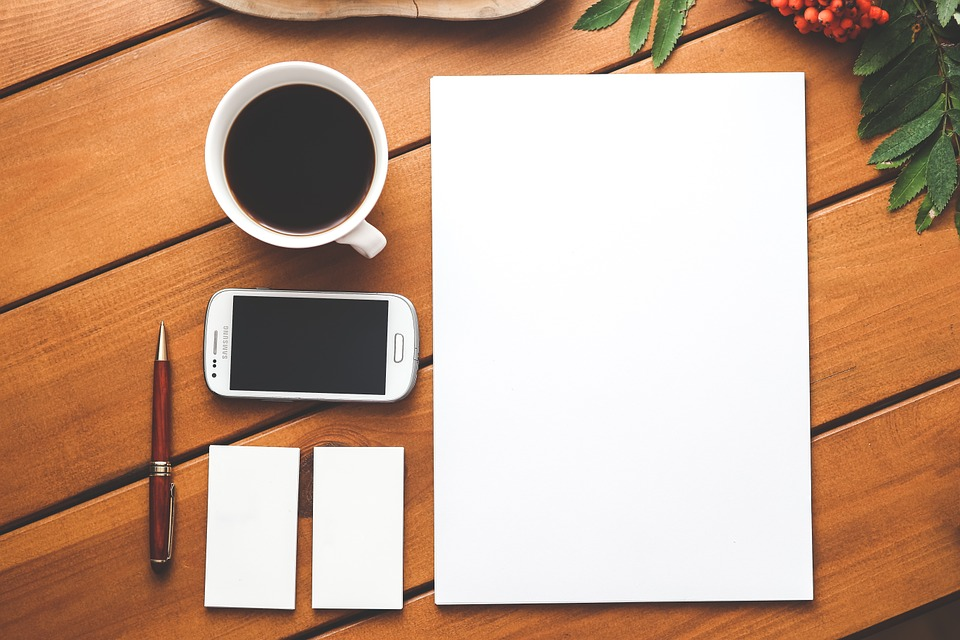
#> input picture arquivos/image-1.jpg, 960 x 640 px
$ python -i main.py   (imports and definitions only)
#> lines starting #> are read from the running program, lines starting #| are printed output that depends on the picture; after the words box and inside, x2 and y2 are one past the last pixel; in counts of white or black regions, pixels touching at a corner belong together
#> further down, picture is the input picture: shape (640, 960, 3); mean B, G, R 138.5, 161.6, 195.8
import cv2 as cv

VIDEO_1 = "video-1.mp4"
VIDEO_2 = "video-2.mp4"

FORMAS = {
  3:"Triangulo", 4:"Quadrilatero", 5:"Pentagono",
  6:"Hexagono", 7:"Heptagono",
  8:"Octogono", 9:"Eneagono",
  10:"Decagono", 11:"Undecagono", 12:"Dodecagono",
  14:"Tetradecagono", 15:"Pentadecagono",
  16:"Hexadecagono", 17:"Heptadecagono",
  18:"Octodecagono", 19:"Eneadecagono",
  20:"Icosagono", 30:"Triacontagono",
  40:"Tetracontagono", 50:"Pentacontagono",
  60:"Hexacontagono", 70:"Heptacontagono",
  80:"Octacontagono", 90:"Eneacontagono",
  100:"Hectagono"
}

def redimensionar(imagem):
    altura, largura, _ = frame.shape
    altura = altura - int((altura*0.8))
    largura = largura - int((largura*0.8))

    return cv.resize(frame, (largura, altura))


def processar(imagem):
    imagem_cinza = cv.cvtColor(imagem, cv.COLOR_BGR2GRAY)
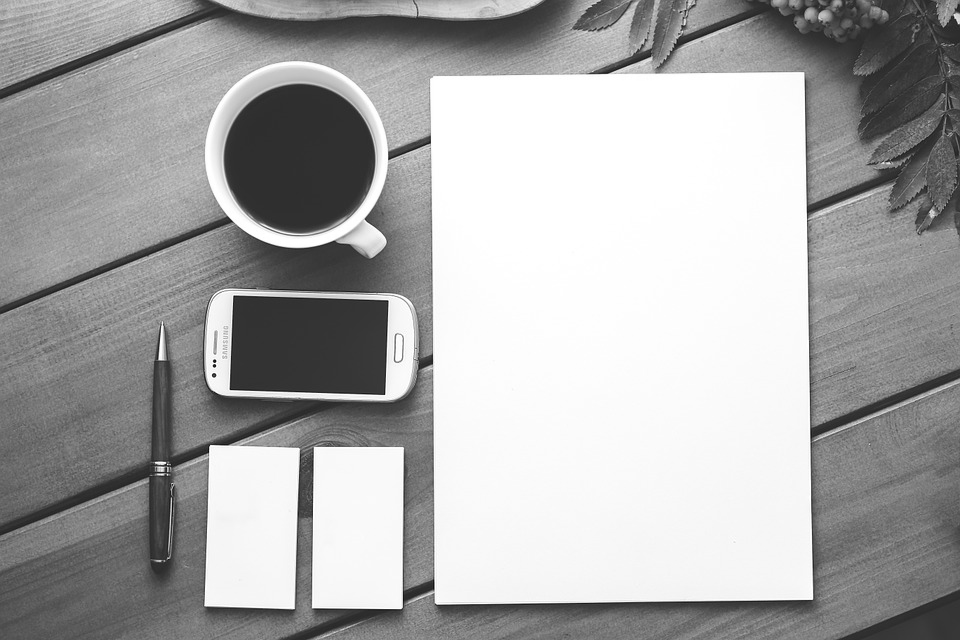
#> imagem_cinza: shape (640, 960); min 9, max 255, mean 169.2
    imagem_desfocada = cv.blur(imagem_cinza, (2,2))
    imagem_canny = cv.Canny(imagem_desfocada, 70, 70)
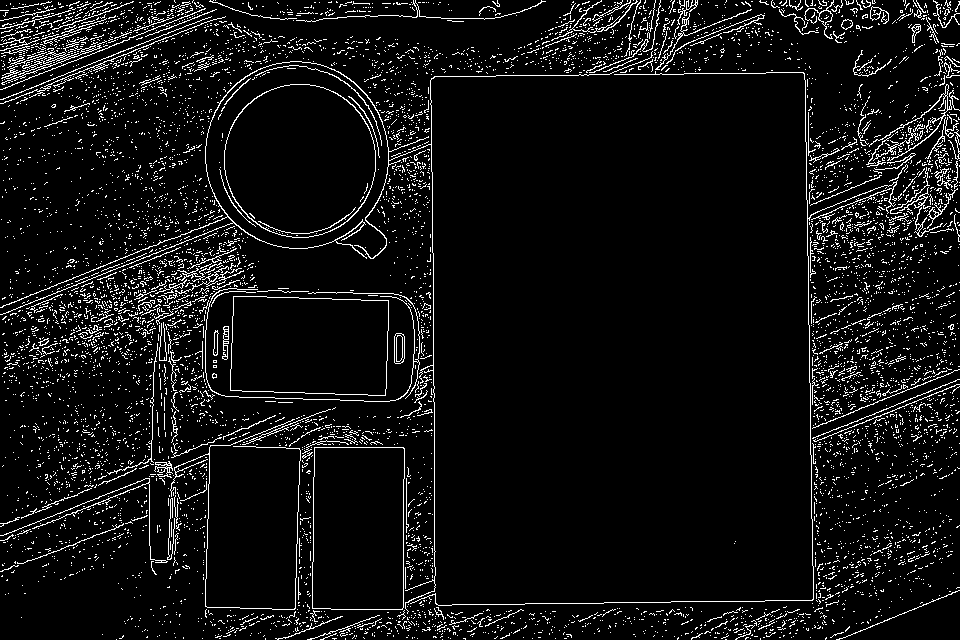
#> imagem_canny: shape (640, 960); 6.7% white in thin lines or dots

    return imagem_canny

# [1 line not run here, left out]
rodando = True

# [25 lines not run here, left out]

>>> import cv2
>>> picture = cv2.imread('../arquivos/image-1.jpg')
>>> result = processar(picture)

$ run again, on arquivos/image-2.jpg
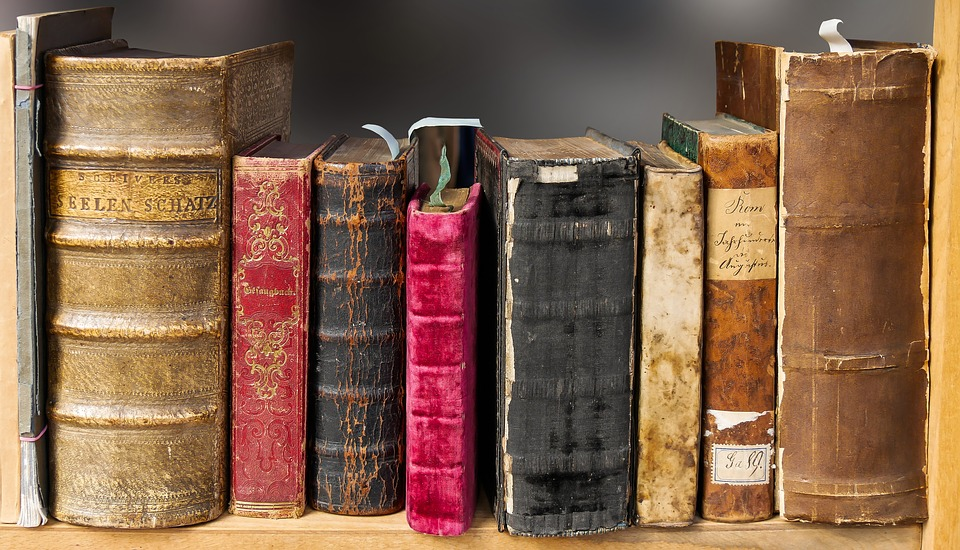
#> input picture arquivos/image-2.jpg, 960 x 550 px
#> picture is the input picture: shape (550, 960, 3); mean B, G, R 74.4, 97.7, 131.9
#> in processar, `imagem_cinza = cv.cvtColor(imagem, cv.COLOR_BGR2GRAY)`:
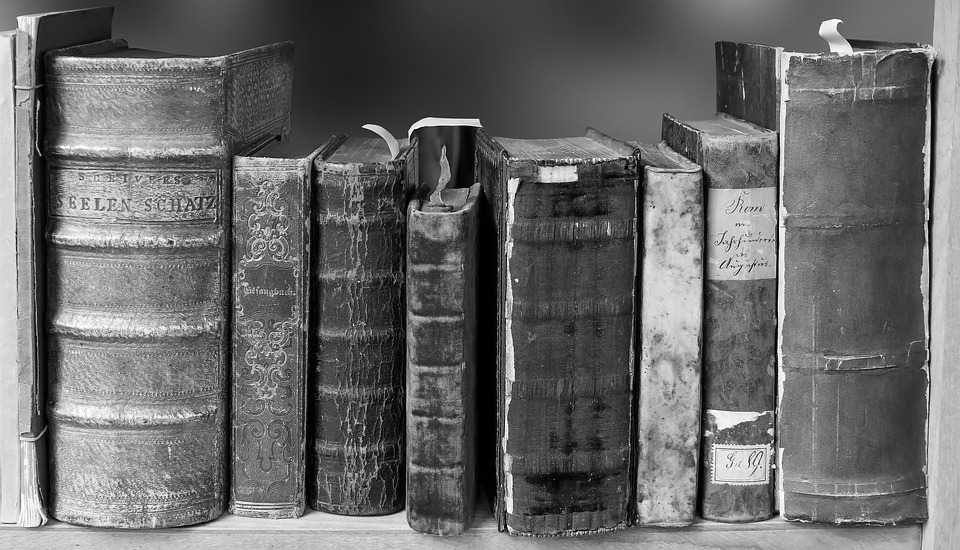
#> imagem_cinza: shape (550, 960); min 0, max 255, mean 105.3
#> in processar, `imagem_canny = cv.Canny(imagem_desfocada, 70, 70)`:
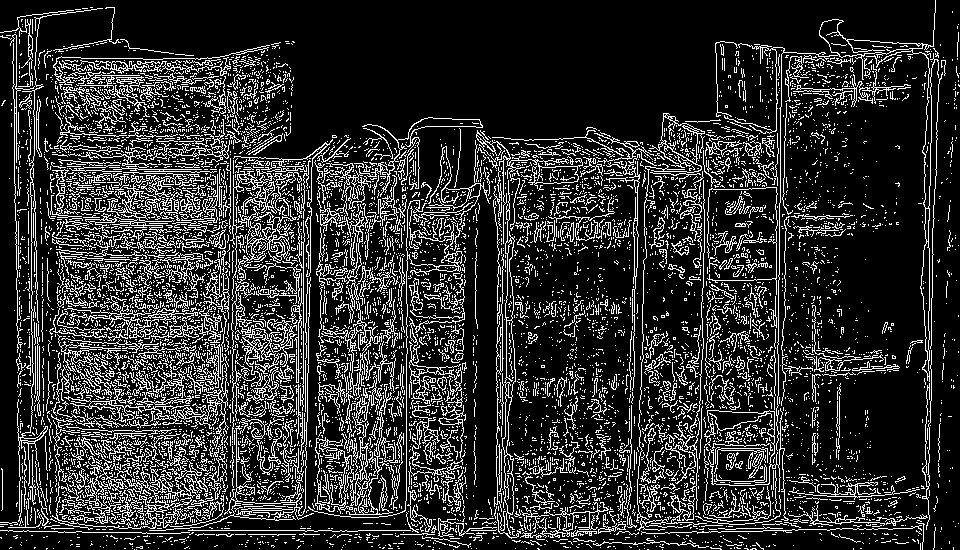
#> imagem_canny: shape (550, 960); 18.2% white in thin lines or dots
